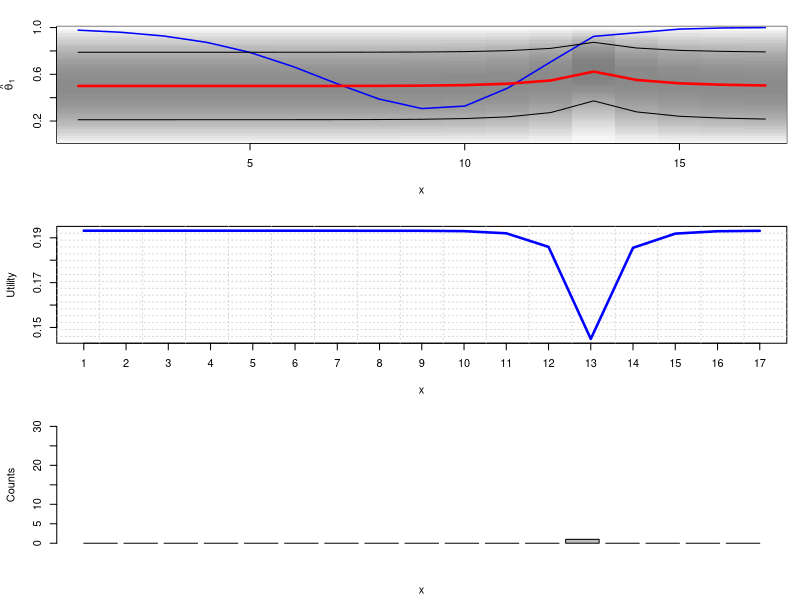
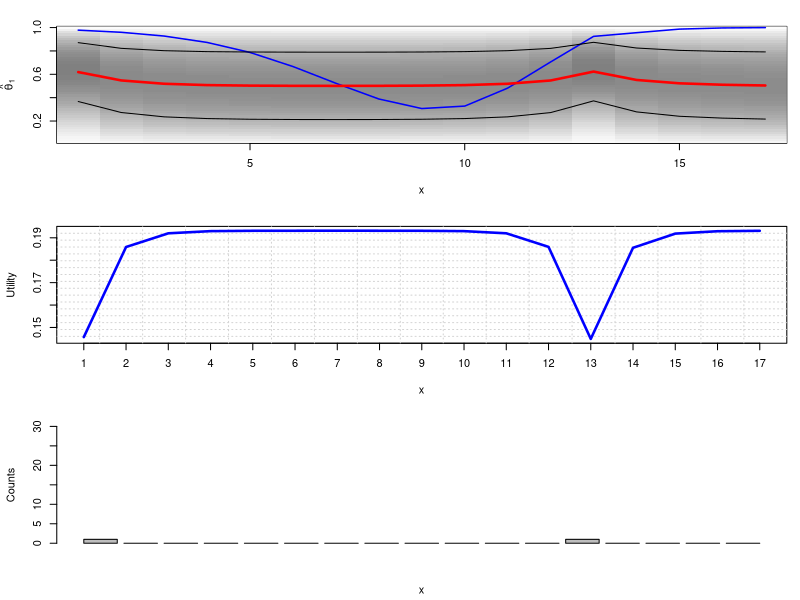
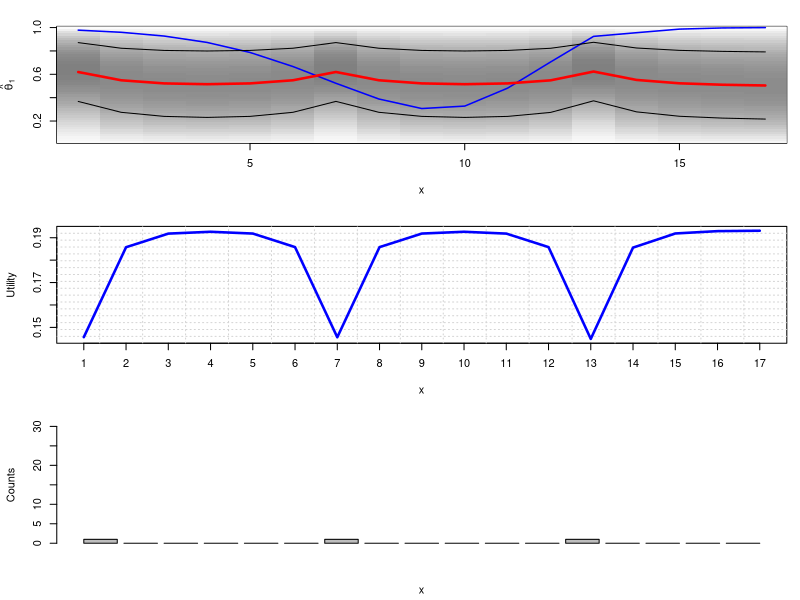
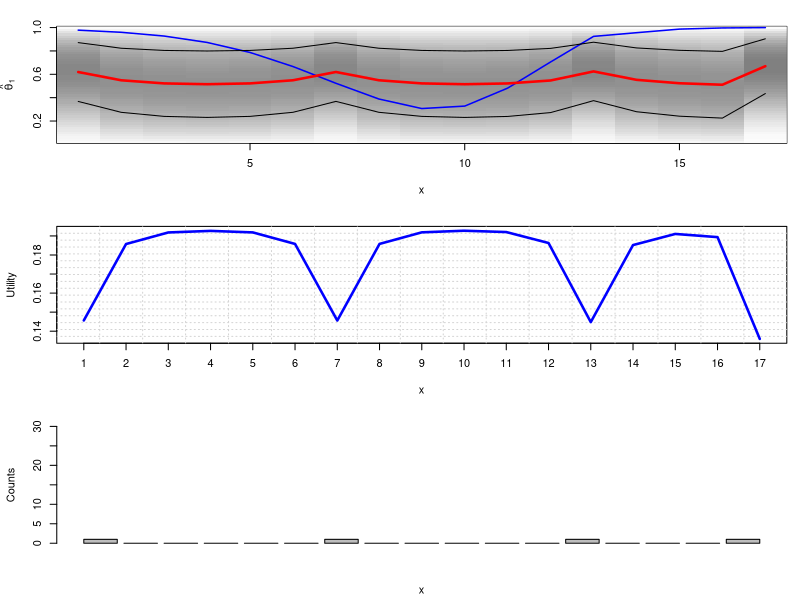
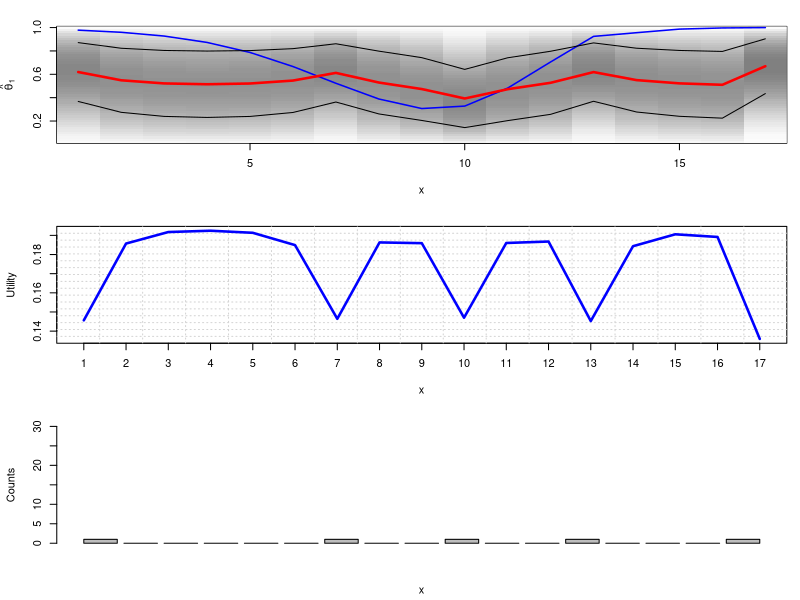
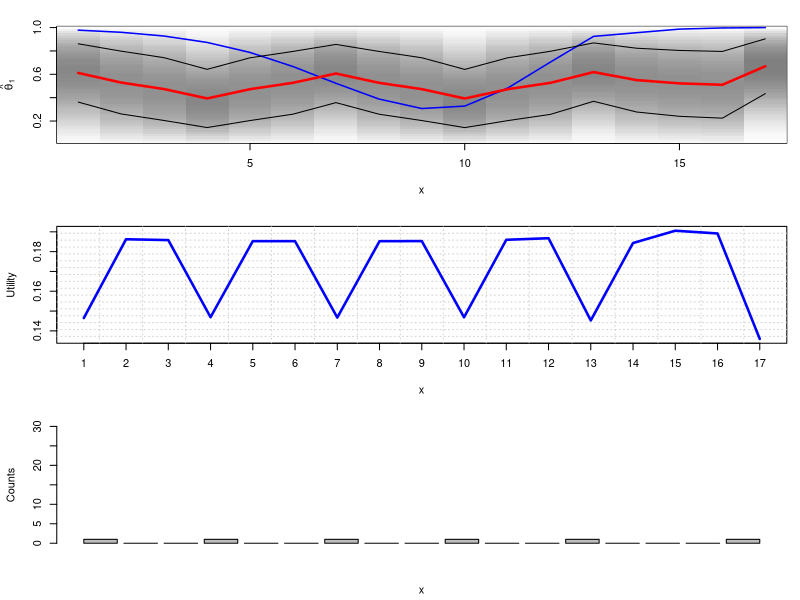
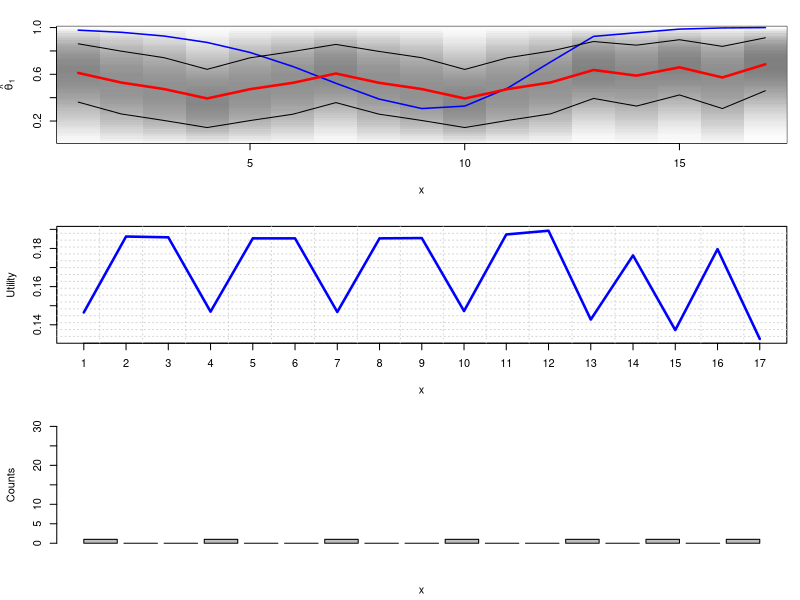
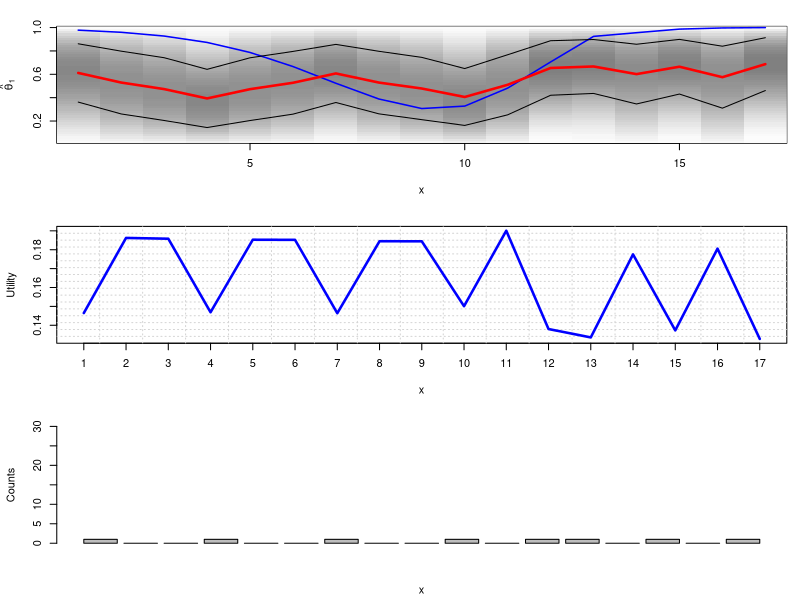

Write the R code that produced these figures, in order. (Note: this script raises an error after producing the figures.)

# forward recursion (marginal posterior)
################################################################################

phi <- function(parameter, phi.result, j, h) {
  a1 <- parameter$alpha.success[1]
  a2 <- parameter$alpha.failure[1]
  n1 <- parameter$alpha.success[1] + sum(parameter$success[1:j])
  n2 <- parameter$alpha.failure[1] + sum(parameter$failure[1:j])

  result <- parameter$rho^(j-1)*beta(n1, n2)/beta(a1, a2)*h(1, j, n1, n2)
  if (j > 1) {
    for (k in 1:(j-1)) {
      a1 <- parameter$alpha.success[k+1]
      a2 <- parameter$alpha.failure[k+1]
      n1 <- parameter$alpha.success[k+1] + sum(parameter$success[(k+1):j])
      n2 <- parameter$alpha.failure[k+1] + sum(parameter$failure[(k+1):j])
      result <- result + (1-parameter$rho)*parameter$rho^(j-k-1)*phi.result[k]*beta(n1, n2)/beta(a1, a2)*h(k+1, j, n1, n2)
    }
  }
  return(result)
}
phi.init <- function(parameter) {
  result <- rep(0, parameter$L)
  h <- function(i, j, n1, n2) 1
  for (j in 1:parameter$L) {
    result[j] <- phi(parameter, result, j, h)
  }
  return(result)
}
f.forward <- function(parameter, j, h) {
  return (phi(parameter, parameter$phi, j, h)/parameter$phi[j])
}
f.forward.expectation <- function(parameter, j) {
  h <- function(i, j, n1, n2) c(n1/(n1+n2), n2/(n1+n2))
  return(f.forward(parameter, j, h))
}
f.forward.stddev <- function(parameter, j) {
  h <- function(i, j, n1, n2) c(n1*(n1+n2 - n1)/((n1+n2)^2*(n1+n2+1)), n2*(n1+n2 - n2)/((n1+n2)^2*(n1+n2+1)))
  return(sqrt(f.forward(parameter, j, h)))
}

# backward recursion (marginal posterior)
################################################################################

psi <- function(parameter, psi.result, j, h) {
  a1 <- parameter$alpha.success[j]
  a2 <- parameter$alpha.failure[j]
  n1 <- parameter$alpha.success[j] + sum(parameter$success[j:parameter$L])
  n2 <- parameter$alpha.failure[j] + sum(parameter$failure[j:parameter$L])

  result <- parameter$rho^(parameter$L-j)*beta(n1, n2)/beta(a1, a2)*h(j, parameter$L, n1, n2)
  if (j+1 <= parameter$L) {
    for (k in (j+1):parameter$L) {
      a1 <- parameter$alpha.success[j]
      a2 <- parameter$alpha.failure[j]
      n1 <- parameter$alpha.success[j] + sum(parameter$success[j:(k-1)])
      n2 <- parameter$alpha.failure[j] + sum(parameter$failure[j:(k-1)])
      result <- result + (1-parameter$rho)*parameter$rho^(k-1-j)*psi.result[k]*beta(n1, n2)/beta(a1, a2)*h(j, k-1, n1, n2)
    }
  }
  return(result)
}
psi.init <- function(parameter) {
  result <- rep(0, parameter$L)
  h <- function(i, j, n1, n2) 1
  for (j in parameter$L:1) {
    result[j] <- psi(parameter, result, j, h)
  }
  return(result)
}

# forward and backward recursion (marginal posterior)
################################################################################

g <- function(parameter, j, h) {
  result <- parameter$rho^(parameter$L-j)*phi(parameter, parameter$phi, j, h)
  if (j+1 <= parameter$L) {
    for (k in (j+1):parameter$L) {
      result <- result + (1-parameter$rho)*parameter$rho^(k-1-j)*phi(parameter, parameter$phi, k-1, h)*parameter$psi[k]
    }
  }
  return(result)
}
g.norm <- function(parameter, j) {
  result <- parameter$rho^(parameter$L-j)*parameter$phi[j]
  if (j+1 <= parameter$L) {
    for (k in (j+1):parameter$L) {
      result <- result + (1-parameter$rho)*parameter$rho^(k-1-j)*parameter$phi[k-1]*parameter$psi[k]
    }
  }
  return(result)
}
f <- function(parameter, j, h) {
  return (g(parameter, j, h)/g.norm(parameter, j))
}
f.expectation <- function(parameter, j) {
  h <- function(i, j, n1, n2) c(n1/(n1+n2), n2/(n1+n2))
  return(f(parameter, j, h))
}
f.stddev <- function(parameter, j) {
  h <- function(i, j, n1, n2) c(n1*(n1+n2 - n1)/((n1+n2)^2*(n1+n2+1)), n2*(n1+n2 - n2)/((n1+n2)^2*(n1+n2+1)))
  return(sqrt(f(parameter, j, h)))
}
f.density <- function(parameter, j, theta) {
  h <- function(i, j, n1, n2) 1/beta(n1, n2)*theta^n1*(1-theta)^n2
  return(f(parameter, j, h))
}

# init
################################################################################

parameter.init <- function(parameter, extended=TRUE) {
  parameter$L <- length(parameter$success)
  parameter$alpha.success <- rep(1, parameter$L)
  parameter$alpha.failure <- rep(1, parameter$L)
  parameter$phi <- phi.init(parameter)
  if (extended) {
    parameter$psi     <- psi.init(parameter)
    parameter$expect  <- sapply(1:parameter$L, function(j) f.expectation(parameter, j))
    parameter$stddev  <- sapply(1:parameter$L, function(j) f.stddev(parameter, j))
    parameter$utility <- sapply(1:parameter$L, function(j) f.utility(parameter, j))
  }
  return(parameter)
}

# utility (full posterior)
################################################################################

f.utility.rec <- function(parameter, j, h) {
  result <- rep(0, parameter$L)
  for (j in 1:parameter$L) {
    result[j] <- phi(parameter, result, j, h)
  }
  return(result[parameter$L])
}
f.utility.prime <- function(parameter, j, l) {
  L <- parameter$L
  parameter.new <- parameter
  if (l == 1) {
    h <- function(p, q, n1, n2) {
      if (p <= j && j <= q) {
        return(digamma(n1) - digamma(n1 + n2))
      }
      else {
        return(1)
      }
    }
    parameter.new$success[j] <- parameter.new$success[j] + 1
  }
  else {
    h <- function(p, q, n1, n2) {
      if (p <= j && j <= q) {
        return(digamma(n2) - digamma(n1 + n2))
      }
      else {
        return(1)
      }
    }
    parameter.new$failure[j] <- parameter.new$failure[j] + 1
  }
  parameter.new <- parameter.init(parameter.new, FALSE)

  result <- log(parameter$phi[L])-log(parameter.new$phi[L])
  print(result)
  print(f.utility.rec(parameter.new, L, h))
  print(parameter.new$phi[L])
  result <- result + f.utility.rec(parameter.new, L, h)/parameter.new$phi[L]
  return(result)
}

f.utility <- function(parameter, j, l) {
  return(parameter$expect[1,j]*f.utility.prime(parameter, j, 1) + parameter$expect[2,j]*f.utility.prime(parameter, j, 2))
}

# plotting
################################################################################

plot.density <- function(parameter) {
  K <- 50
  result <- matrix(0, parameter$L, K)
  for (i in 1:parameter$L) {
    for (j in 1:K) {
      result[i, j] <- f.density(parameter, i, j/K)
    }
  }
  image(1:parameter$L,1:K/K,result, col=gray(1-1:K/K/2), xlab="x", ylab=expression(hat(theta)[1]))
}

plot.sampling <- function(parameter, groundtruth=c(), density=FALSE) {

  par(mfrow=c(3,1), mar=c(4.3, 4.3, 2, 1))

  if (density) {
    plot.density(parameter)
  }
  else {
    plot(c(1,parameter$L),c(0,1.0), type='n', xaxp=c(1,parameter$L,parameter$L-1))
    grid(parameter$L,parameter$L)
  }

  if (length(groundtruth) != 0) {
    lines(1:parameter$L, groundtruth, type='l', col='blue', lwd=1.5)
  }
  lines(1:parameter$L, parameter$expect[1,], type='l', col='red', lwd=2.5)
  lines(1:parameter$L, parameter$expect[1,]-parameter$stddev[1,], type='l', col='black', lwd=1)
  lines(1:parameter$L, parameter$expect[1,]+parameter$stddev[1,], type='l', col='black', lwd=1)

  plot(c(1,parameter$L),c(min(parameter$utility),max(parameter$utility)), type='n', xaxp=c(1,parameter$L,parameter$L-1), xlab="x", ylab="Utility")
  grid(parameter$L,parameter$L)
  lines(1:parameter$L, parameter$utility, type='l', col='blue', lwd=2.5)

  counts <- mapply(sum, parameter$success, parameter$failure)
  barplot(counts, ylim=c(0,30), xlab="x", ylab="Counts")
}

# sampling and ground truth
################################################################################

library(nnet) # which.is.max

get.sample <- function(j) {
  if (runif(1, 0, 1) <= groundtruth[j]) {
    return(1)
  }
  else {
    return(2)
  }
}

sample.prime <- function(parameter) {
  j <- which.is.max(parameter$utility)
  l <- get.sample(j)
  print(j)
  if (l == 1) {
    parameter$success[j] <- parameter$success[j] + 1
  }
  else {
    parameter$failure[j] <- parameter$failure[j] + 1
  }
  parameter <- parameter.init(parameter)

  return(parameter)
}

sample <- function(parameter, n, video=FALSE) {
  parameter <- parameter.init(parameter)
  if (n > 0) {
    for (i in 1:n) {
      parameter <- sample.prime(parameter)
      print(parameter$utility)
      if (video) {
        png(filename=sprintf("plot_%03d.png", i), width = 800, height = 600)
        plot.sampling(parameter, groundtruth, TRUE)
        dev.off()
      }
      else {
        plot.sampling(parameter, groundtruth)
      }
    }
  }
  return(parameter)
}

# data and parameters
################################################################################

groundtruth <- c(0.977895, 0.959606, 0.927331, 0.872769, 0.786948, 0.666468, 0.523201, 0.388603, 0.307012, 0.327954, 0.481978, 0.705735, 0.924494, 0.956063, 0.986731, 0.996743, 0.999621)
#groundtruth <- c(0.983707, 0.977895, 0.970075, 0.959606, 0.945683, 0.927331, 0.903428, 0.872769, 0.834219, 0.786948, 0.730763, 0.666468, 0.59614, 0.523201, 0.452233, 0.388603, 0.338142, 0.307012, 0.301628, 0.327954, 0.38205, 0.481978, 0.593685, 0.705735, 0.901878, 0.924494, 0.944262, 0.956063, 0.975398, 0.986731, 0.993179, 0.996743, 0.998648, 0.999621, 1.00000)

parameter   <- list(rho = 0.4,
                    success = rep(0, length(groundtruth)),
                    failure = rep(0, length(groundtruth))
                    )

parameter <- sample(parameter, 250, video=TRUE)

#mencoder mf://plot_*.png -mf type=png:fps=4 -ovc lavc -lavcopts vcodec=mpeg4 -oac copy -o plot.avi
